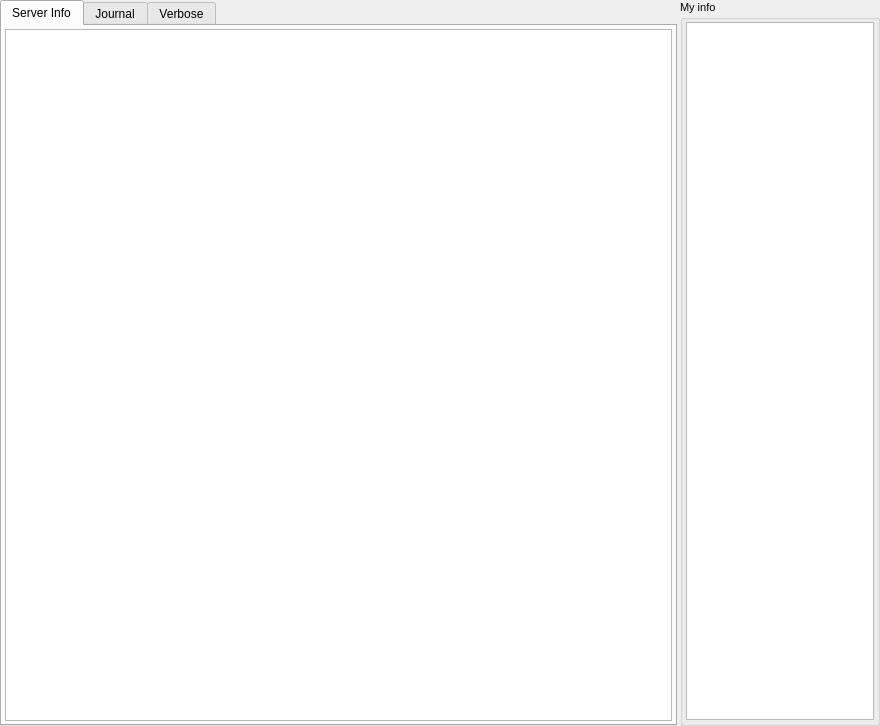
<?xml version="1.0" encoding="UTF-8"?>
<ui version="4.0">
 <class>status_widget</class>
 <widget class="QWidget" name="status_widget">
  <property name="geometry">
   <rect>
    <x>0</x>
    <y>0</y>
    <width>880</width>
    <height>726</height>
   </rect>
  </property>
  <property name="sizePolicy">
   <sizepolicy hsizetype="Preferred" vsizetype="Preferred">
    <horstretch>0</horstretch>
    <verstretch>0</verstretch>
   </sizepolicy>
  </property>
  <property name="windowTitle">
   <string>status_widget</string>
  </property>
  <layout class="QHBoxLayout" name="horizontalLayout">
   <property name="spacing">
    <number>3</number>
   </property>
   <property name="margin">
    <number>0</number>
   </property>
   <item>
    <layout class="QVBoxLayout" name="verticalLayout_2">
     <item>
      <widget class="QTabWidget" name="tabWidget">
       <property name="currentIndex">
        <number>0</number>
       </property>
       <widget class="QWidget" name="tabInfo">
        <attribute name="icon">
         <iconset resource="Icons/emule/emule.qrc">
          <normaloff>:/emule/status/ServerInfo.ico</normaloff>:/emule/status/ServerInfo.ico</iconset>
        </attribute>
        <attribute name="title">
         <string>Server Info</string>
        </attribute>
        <layout class="QVBoxLayout" name="verticalLayout_3">
         <property name="spacing">
          <number>0</number>
         </property>
         <property name="margin">
          <number>3</number>
         </property>
         <item>
          <widget class="QTextBrowser" name="editServerInfo">
           <property name="font">
            <font>
             <pointsize>10</pointsize>
            </font>
           </property>
           <property name="openExternalLinks">
            <bool>true</bool>
           </property>
           <property name="openLinks">
            <bool>true</bool>
           </property>
          </widget>
         </item>
        </layout>
       </widget>
       <widget class="QWidget" name="tabJournal">
        <attribute name="icon">
         <iconset resource="Icons/emule/emule.qrc">
          <normaloff>:/emule/status/Log.ico</normaloff>:/emule/status/Log.ico</iconset>
        </attribute>
        <attribute name="title">
         <string>Journal</string>
        </attribute>
        <layout class="QVBoxLayout" name="verticalLayout_4">
         <property name="spacing">
          <number>0</number>
         </property>
         <property name="margin">
          <number>3</number>
         </property>
         <item>
          <widget class="QPlainTextEdit" name="editJournal">
           <property name="font">
            <font>
             <pointsize>10</pointsize>
            </font>
           </property>
           <property name="readOnly">
            <bool>true</bool>
           </property>
          </widget>
         </item>
        </layout>
       </widget>
       <widget class="QWidget" name="tabVerbose">
        <attribute name="icon">
         <iconset resource="Icons/emule/emule.qrc">
          <normaloff>:/emule/status/Log.ico</normaloff>:/emule/status/Log.ico</iconset>
        </attribute>
        <attribute name="title">
         <string>Verbose</string>
        </attribute>
        <layout class="QVBoxLayout" name="verticalLayout_5">
         <property name="spacing">
          <number>0</number>
         </property>
         <property name="margin">
          <number>3</number>
         </property>
         <item>
          <widget class="QPlainTextEdit" name="editVerbose">
           <property name="font">
            <font>
             <pointsize>8</pointsize>
            </font>
           </property>
           <property name="readOnly">
            <bool>true</bool>
           </property>
          </widget>
         </item>
        </layout>
       </widget>
      </widget>
     </item>
    </layout>
   </item>
   <item>
    <widget class="QGroupBox" name="groupBox">
     <property name="sizePolicy">
      <sizepolicy hsizetype="Fixed" vsizetype="Preferred">
       <horstretch>0</horstretch>
       <verstretch>0</verstretch>
      </sizepolicy>
     </property>
     <property name="minimumSize">
      <size>
       <width>200</width>
       <height>0</height>
      </size>
     </property>
     <property name="maximumSize">
      <size>
       <width>200</width>
       <height>16777215</height>
      </size>
     </property>
     <property name="font">
      <font>
       <pointsize>8</pointsize>
      </font>
     </property>
     <property name="title">
      <string>My info</string>
     </property>
     <layout class="QVBoxLayout" name="verticalLayout">
      <property name="spacing">
       <number>3</number>
      </property>
      <property name="margin">
       <number>3</number>
      </property>
      <item>
       <widget class="QPlainTextEdit" name="editInfo">
        <property name="sizePolicy">
         <sizepolicy hsizetype="Fixed" vsizetype="Expanding">
          <horstretch>0</horstretch>
          <verstretch>0</verstretch>
         </sizepolicy>
        </property>
        <property name="font">
         <font>
          <pointsize>10</pointsize>
         </font>
        </property>
        <property name="readOnly">
         <bool>true</bool>
        </property>
       </widget>
      </item>
     </layout>
    </widget>
   </item>
  </layout>
 </widget>
 <layoutdefault spacing="6" margin="11"/>
 <resources>
  <include location="Icons/emule/emule.qrc"/>
 </resources>
 <connections/>
</ui>
